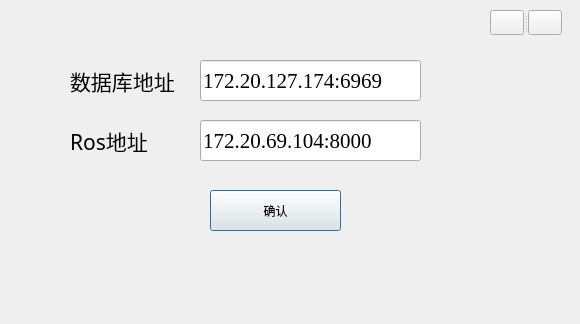
<?xml version="1.0" encoding="UTF-8"?>
<ui version="4.0">
 <class>Dialog</class>
 <widget class="QDialog" name="Dialog">
  <property name="geometry">
   <rect>
    <x>0</x>
    <y>0</y>
    <width>580</width>
    <height>324</height>
   </rect>
  </property>
  <property name="windowTitle">
   <string>Dialog</string>
  </property>
  <widget class="QLabel" name="label">
   <property name="geometry">
    <rect>
     <x>70</x>
     <y>60</y>
     <width>131</width>
     <height>41</height>
    </rect>
   </property>
   <property name="font">
    <font>
     <family>Adobe Arabic</family>
     <pointsize>16</pointsize>
    </font>
   </property>
   <property name="text">
    <string>数据库地址</string>
   </property>
  </widget>
  <widget class="QLineEdit" name="lineEdit">
   <property name="geometry">
    <rect>
     <x>200</x>
     <y>60</y>
     <width>221</width>
     <height>41</height>
    </rect>
   </property>
   <property name="font">
    <font>
     <family>Times New Roman</family>
     <pointsize>16</pointsize>
    </font>
   </property>
   <property name="text">
    <string>172.20.127.174:6969</string>
   </property>
  </widget>
  <widget class="QLineEdit" name="lineEdit_2">
   <property name="geometry">
    <rect>
     <x>200</x>
     <y>120</y>
     <width>221</width>
     <height>41</height>
    </rect>
   </property>
   <property name="font">
    <font>
     <family>Times New Roman</family>
     <pointsize>16</pointsize>
    </font>
   </property>
   <property name="text">
    <string>172.20.69.104:8000</string>
   </property>
  </widget>
  <widget class="QLabel" name="label_2">
   <property name="geometry">
    <rect>
     <x>70</x>
     <y>120</y>
     <width>131</width>
     <height>41</height>
    </rect>
   </property>
   <property name="font">
    <font>
     <family>Adobe Arabic</family>
     <pointsize>16</pointsize>
    </font>
   </property>
   <property name="text">
    <string>Ros地址</string>
   </property>
  </widget>
  <widget class="QPushButton" name="pushButton">
   <property name="geometry">
    <rect>
     <x>210</x>
     <y>190</y>
     <width>131</width>
     <height>41</height>
    </rect>
   </property>
   <property name="text">
    <string>确认</string>
   </property>
  </widget>
  <widget class="QSplitter" name="splitter">
   <property name="geometry">
    <rect>
     <x>490</x>
     <y>10</y>
     <width>72</width>
     <height>25</height>
    </rect>
   </property>
   <property name="orientation">
    <enum>Qt::Horizontal</enum>
   </property>
   <widget class="QPushButton" name="miniumButton">
    <property name="text">
     <string/>
    </property>
   </widget>
   <widget class="QPushButton" name="closeButton">
    <property name="text">
     <string/>
    </property>
   </widget>
  </widget>
 </widget>
 <resources/>
 <connections>
  <connection>
   <sender>closeButton</sender>
   <signal>clicked()</signal>
   <receiver>Dialog</receiver>
   <slot>close()</slot>
   <hints>
    <hint type="sourcelabel">
     <x>544</x>
     <y>22</y>
    </hint>
    <hint type="destinationlabel">
     <x>289</x>
     <y>161</y>
    </hint>
   </hints>
  </connection>
  <connection>
   <sender>miniumButton</sender>
   <signal>clicked()</signal>
   <receiver>Dialog</receiver>
   <slot>showMinimized()</slot>
   <hints>
    <hint type="sourcelabel">
     <x>506</x>
     <y>22</y>
    </hint>
    <hint type="destinationlabel">
     <x>289</x>
     <y>161</y>
    </hint>
   </hints>
  </connection>
 </connections>
</ui>
